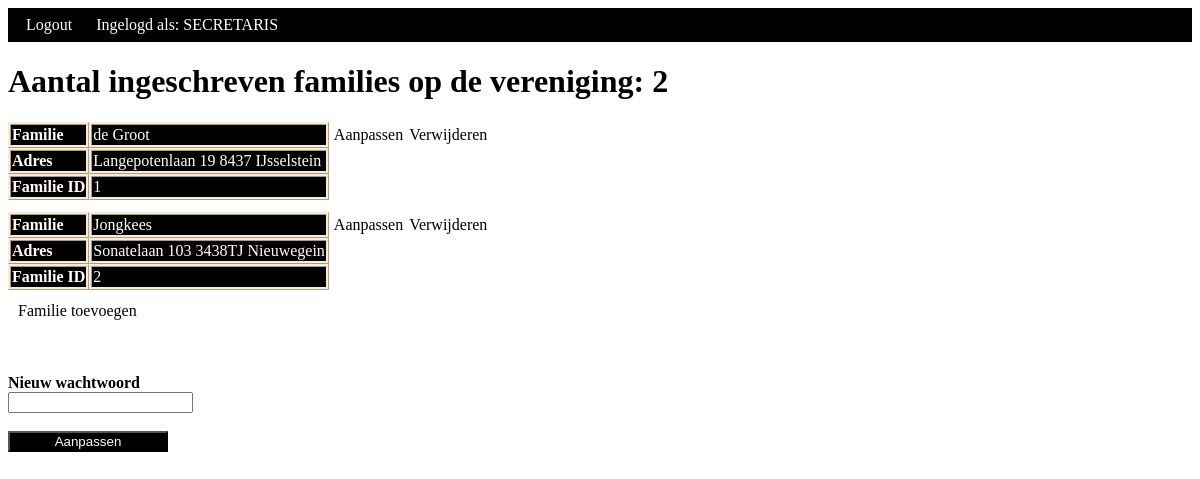
Page /index.php/home (signed in) on the committed database.
### tables this page shows
CREATE TABLE `familie` (
  `familieID` int NOT NULL AUTO_INCREMENT,
  `naam` varchar(255) NOT NULL,
  `adres` varchar(255) NOT NULL,
  PRIMARY KEY (`familieID`)
);

### controller/HomePageController.php (called while the page is built, shortened)
<?php
require_once 'model/sport.php';
class HomePageController extends SessionController {
    public function home() {
        $family = new Sport();
        $families = $family->showAllFamilies();
        require_once 'view/home.php';
}
}?>

### model/database.php (called while the page is built)
<?php
class Database {
    private $servername = "localhost";
    private $username = "root";
    private $password = "mysql";
    private $charset = "utf8";
    private $dbname = "ledenadministratie";
    private $pdo;
    public function __construct() {
        try {
            $this->pdo = new PDO("mysql:host={$this->servername};dbname={$this->dbname};charset={$this->charset}", $this->username, $this->password);
            $this->pdo->setAttribute(PDO::ATTR_ERRMODE, PDO::ERRMODE_EXCEPTION);
        } catch(PDOException $e) {
            echo "Connection failed: " . $e->getMessage();
        }
    }
    public function getConnection() {
        return $this->pdo;
    }
}
?>

### model/sport.php (called while the page is built, shortened)
<?php
require_once 'database.php';
class Sport {
    private $db;
    public function __construct($user=null, $password=null, $familyID=null, $familyName=null, $address=null, $id=null, $name=null, $familyMember=null, $birthday=null, $membership=null, $year=null)
    {
        $this->db = (new Database())->getConnection();
    }
    public function showAllFamilies() {
        $sql = $this->db->prepare("SELECT * FROM familie");
        $sql->execute();
        $families = $sql->fetchAll(PDO::FETCH_ASSOC);
        return $families;
    }
}
?>

### view/home.php (the view, shortened to what this page needs)
<!DOCTYPE html>
<html lang="nl">
<head>
    <link rel="stylesheet" href="/style.css">
</head>
<body>
    <header>
        <span><a href="/index.php/logout">Logout</a></span>
        <span><?php echo "Ingelogd als: " . strtoupper($_SESSION['user']); ?></span>
    </header>
    <?php if ($_SESSION['user'] === 'Secretaris'): ?>
    <h1>Aantal ingeschreven families op de vereniging: <?php echo count($families); ?></h1>
    <table>
        <?php foreach ($families as $family): ?>
        <tr>
            <th>Familie</th>
            <td><?php echo $family['naam']; ?></td>
            <td class="td"><a href="/index.php/edit-family?familyID=<?php echo $family['familieID']; ?>">Aanpassen</a></td>
            <td class="td"><a href="/index.php/delete-family?familyID=<?php echo $family['familieID']; ?>"
            onclick="return confirm('Weet u zeker dat deze familie verwijderd moet worden?');">Verwijderen</a></td>
        <tr>
            <th>Adres</th>
            <td><?php echo $family['adres']; ?></td>
        </tr>
        <tr>
            <th>Familie ID</th>
            <td><?php echo $family['familieID']; ?></td>
        </tr>
        <tr>
            <td class="empty-space" colspan="2"></td>
        </tr>
        <?php endforeach; ?>
    </table>
    <span class="toevoegen"><a href="/index.php/create-family">Familie toevoegen</a></span>
    <?php endif; ?>
    <br>
    <br>
    <form action="/index.php/home" method="post">
        <input type="hidden" name="username" id="user" value="<?php echo $_SESSION['user'] ?>" readonly><br><br>
        <label for="newpassword"><strong>Nieuw wachtwoord</strong></label><br>
        <input type="password" name="newpassword" id="newpassword"><br><br>
        <input type="submit" value="Aanpassen" class="admin-button">
    </form>
</body>
</html>

### style.css (style rules this page uses)
header { background-color: black; color: white; padding: 8px }
span { margin: 10px; }
a:link { color: white; text-decoration: none; }
.admin-button { background-color: black; color: white; width: 160px; text-align: center; }
th, td { border-style: ridge; border-collapse: collapse; text-align: left; background-color: black; border-color:antiquewhite; color: white; }
table { border-spacing: 0; }
.empty-space { border: none; height: 10px; background-color: white; border-color:white; }

### rows in the picture
familie: naam "de Groot", adres "Langepotenlaan 19 8437 IJsselstein", familieID "1"
familie: naam "Jongkees", adres "Sonatelaan 103 3438TJ Nieuwegein", familieID "2"

### other values in the picture
$_SESSION['user'] "SECRETARIS"
count($families) "2"
